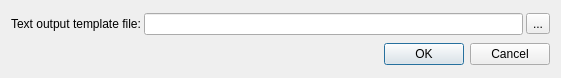
<?xml version="1.0" encoding="UTF-8"?>
<ui version="4.0">
 <class>NCRDTextOutputTemplateSelect</class>
 <widget class="QDialog" name="NCRDTextOutputTemplateSelect">
  <property name="geometry">
   <rect>
    <x>0</x>
    <y>0</y>
    <width>561</width>
    <height>78</height>
   </rect>
  </property>
  <property name="windowTitle">
   <string>Text output template</string>
  </property>
  <layout class="QVBoxLayout" name="verticalLayout">
   <item>
    <layout class="QHBoxLayout" name="horizontalLayout">
     <property name="spacing">
      <number>3</number>
     </property>
     <item>
      <widget class="QLabel" name="label_5">
       <property name="text">
        <string>Text output template file:</string>
       </property>
      </widget>
     </item>
     <item>
      <widget class="QLineEdit" name="wFileName"/>
     </item>
     <item>
      <widget class="QToolButton" name="btnSelect">
       <property name="focusPolicy">
        <enum>Qt::NoFocus</enum>
       </property>
       <property name="text">
        <string>...</string>
       </property>
      </widget>
     </item>
    </layout>
   </item>
   <item>
    <widget class="QDialogButtonBox" name="buttonBox">
     <property name="orientation">
      <enum>Qt::Horizontal</enum>
     </property>
     <property name="standardButtons">
      <set>QDialogButtonBox::Cancel|QDialogButtonBox::Ok</set>
     </property>
    </widget>
   </item>
  </layout>
 </widget>
 <resources/>
 <connections>
  <connection>
   <sender>buttonBox</sender>
   <signal>accepted()</signal>
   <receiver>NCRDTextOutputTemplateSelect</receiver>
   <slot>accept()</slot>
   <hints>
    <hint type="sourcelabel">
     <x>248</x>
     <y>254</y>
    </hint>
    <hint type="destinationlabel">
     <x>157</x>
     <y>274</y>
    </hint>
   </hints>
  </connection>
  <connection>
   <sender>buttonBox</sender>
   <signal>rejected()</signal>
   <receiver>NCRDTextOutputTemplateSelect</receiver>
   <slot>reject()</slot>
   <hints>
    <hint type="sourcelabel">
     <x>316</x>
     <y>260</y>
    </hint>
    <hint type="destinationlabel">
     <x>286</x>
     <y>274</y>
    </hint>
   </hints>
  </connection>
 </connections>
</ui>
